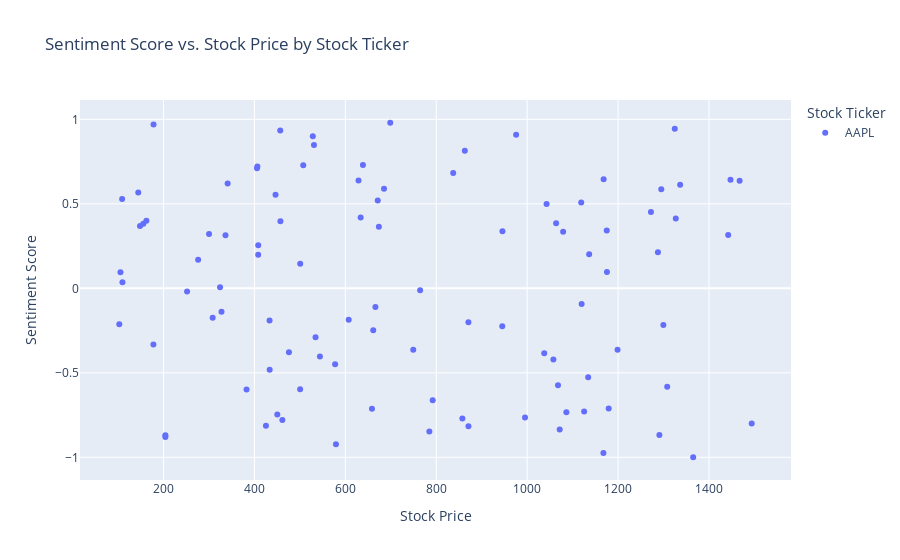

Source (notebook cell):
### Code cell
fig4 = px.scatter(df[df['Stock Ticker']=='AAPL'], x='Stock Price', y='Sentiment Score', color='Stock Ticker',
                  title='Sentiment Score vs. Stock Price by Stock Ticker')
fig4.show()
